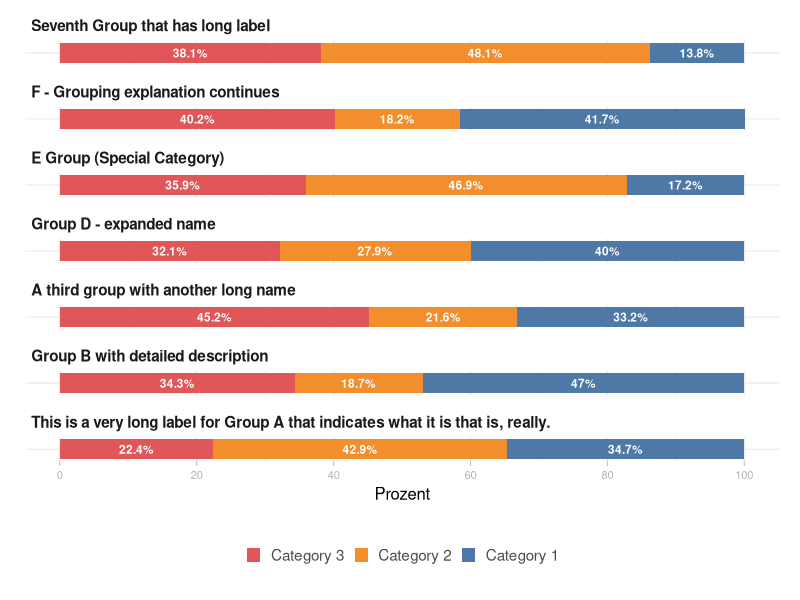

Write R code to recreate this figure.
# Simulated example data
set.seed(42)
data <- data.frame(
  newlable = rep(c(
    "This is a very long label for Group A that indicates what it is that is, really.",
    "Group B with detailed description",
    "A third group with another long name",
    "Group D - expanded name",
    "E Group (Special Category)",
    "F - Grouping explanation continues",
    "Seventh Group that has long label"
  ), each = 3),
  vals = rep(c("Category 1", "Category 2", "Category 3"), times = 7),
  anz = sample(20:100, 21, replace = TRUE)
)

data$newlable <- factor(data$newlable, levels = rev(unique(data$newlable)))
data$vals <- factor(data$vals, levels = c("Category 1", "Category 2", "Category 3"))

data <- data |>
  dplyr::group_by(newlable) |>
  dplyr::mutate(
    percent = round(anz / sum(anz) * 100, 1),
    percent_label = paste0(percent, "%")
  ) |>
  dplyr::ungroup()

labels <- list(
  labels = levels(data$vals),
  colors = c("#4E79A7", "#F28E2B", "#E15759")
)



ggplot2::ggplot(data, ggplot2::aes(x = "", y = percent, fill = vals)) +
  ggplot2::geom_bar(stat = "identity", position = "stack", width = 1) +  # Slightly thicker bars
  ggplot2::geom_text(
    ggplot2::aes(label = percent_label, group = vals),
    position = ggplot2::position_stack(vjust = 0.5),
    size = 3,
    color = "white",
    fontface = "bold"
  )+
  ggplot2::facet_wrap(~ newlable, ncol = 1, strip.position = "top") +
  ggplot2::scale_fill_manual(
    breaks = rev(labels$labels),
    values = rev(labels$colors),
    drop = TRUE,
    labels = function(x) stringr::str_wrap(x, width = 15)
  )+
  ggplot2::scale_x_discrete(
    guide = ggplot2::guide_axis(n.dodge = 1),
    labels = rev(levels(labels$labels)),
    limits = rev(levels(labels$labels))
  ) +
  ggplot2::scale_y_continuous(
    breaks = function(x) scales::pretty_breaks()(x) |> round(),
    labels = scales::number_format(accuracy = 1)
  )+
  ggplot2::coord_flip() +
  ggplot2::theme_minimal(base_size = 14) +
  ggplot2::theme(
    legend.position = "bottom",
    legend.box.margin = ggplot2::margin(10, 10, 10, 10),
    legend.spacing.y = ggplot2::unit(0.5, "cm"),
    legend.spacing.x = ggplot2::unit(0.5, "cm"),
    legend.key.size = ggplot2::unit(0.75, "lines"),
    legend.text = ggplot2::element_text(size = 11, color = "gray30"),
    axis.text = ggplot2::element_text(size = 12),
    axis.title = ggplot2::element_text(size = 12),
    axis.text.x = ggplot2::element_text(size = 8, color = "gray70"),
    axis.ticks.x = ggplot2::element_line(color = "gray70", linewidth = 0.3),
    strip.text = ggtext::element_markdown(
      margin = ggplot2::margin(4, 4, 4, 4),
      size = 11,
      face = "bold",
      hjust = 0
    ),
    panel.spacing.y = ggplot2::unit(0.75, "lines"),
    panel.border = ggplot2::element_blank(),
    panel.grid.major.y = ggplot2::element_line(color = "gray90", linewidth = 0.3),
    plot.margin = ggplot2::margin(10, 15, 10, 15)
  ) +
  ggplot2::labs(
    x = NULL,
    y = "Prozent",
    fill = NULL
  )
